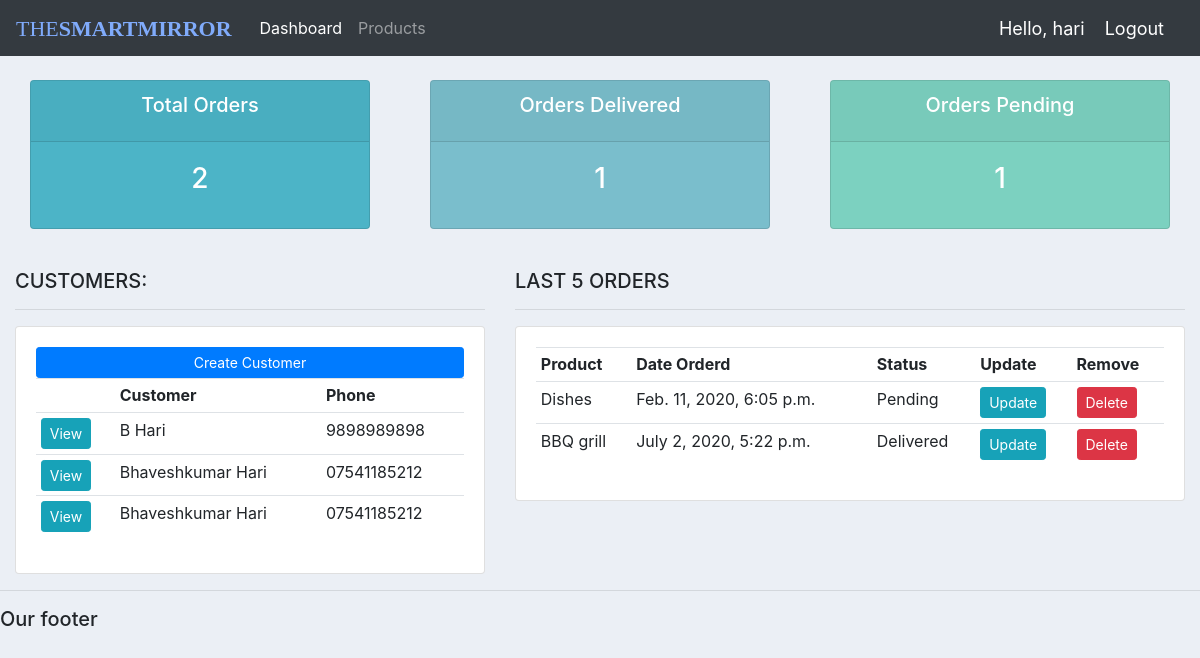
Page / (signed in) on the earlier database version.
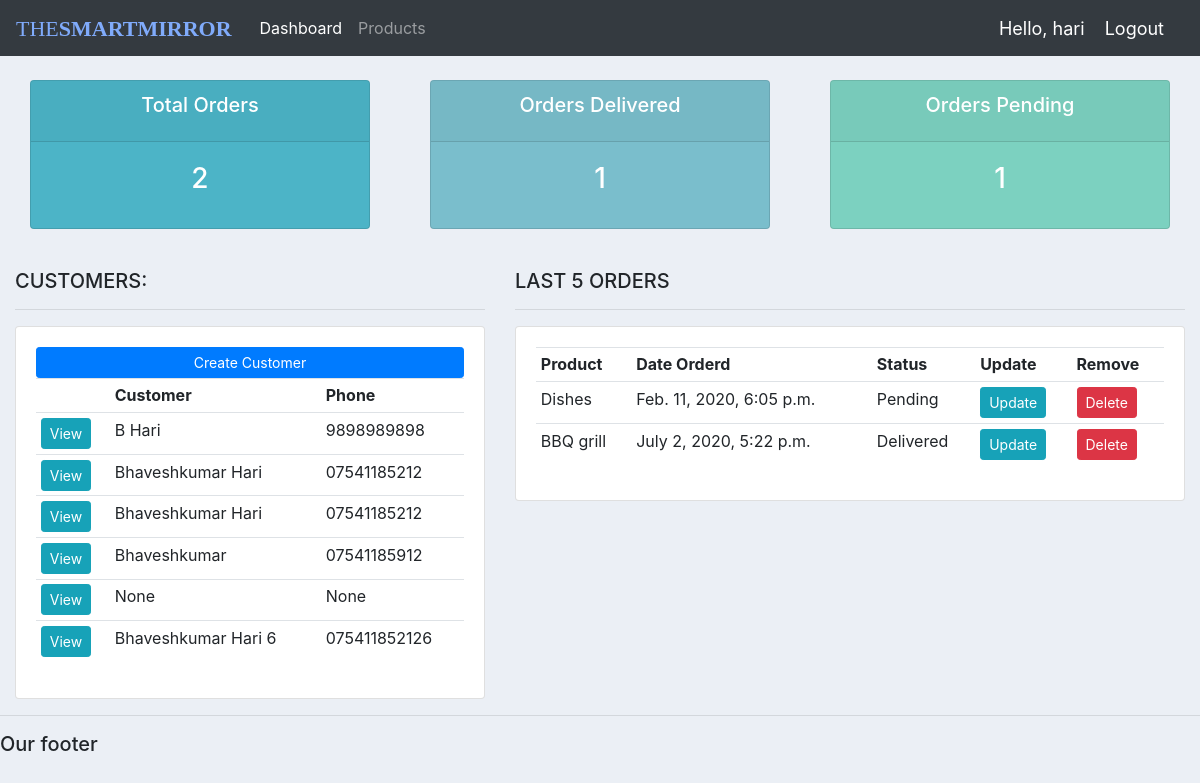
Same page on the later database version.
### accounts/models.py (models this page shows, shortened)
class Customer(models.Model):
    user = models.OneToOneField(User, null=True, blank=True, on_delete=models.CASCADE)
    name = models.CharField(max_length=200, null=True)
    phone = models.CharField(max_length=200, null=True)
    email = models.CharField(max_length=200, null=True)
    profile_pic = models.ImageField(default="profile_pic.png", null=True, blank=True)
    date_created = models.DateTimeField(auto_now_add=True, null=True)

class Order(models.Model):
    STATUS = (
        ('Pending', 'Pending'),
        ('Out for delivery', 'Out for delivery'),
        ('Delivered', 'Delivered')
    )
    customer = models.ForeignKey(Customer, null=True, on_delete = models.SET_NULL)
    product = models.ForeignKey(Product, null=True, on_delete = models.SET_NULL)
    date_created = models.DateTimeField(auto_now_add=True, null=True)
    status = models.CharField(max_length=200, null=True, choices=STATUS)
    note = models.CharField(max_length=1000, null=True)

class Product(models.Model):
    CATEGORY = (
        ('Indoor', 'Indoor'),
        ('Out Door', 'Out Door'),
    )
    name = models.CharField(max_length=200, null=True)
    price = models.FloatField(null=True)
    category = models.CharField(max_length=200, null=True, choices=CATEGORY)
    description = models.CharField(max_length=200, null=True, blank=True)
    date_created = models.DateTimeField(auto_now_add=True, null=True)
    tags = models.ManyToManyField(Tag)
    def __str__(self):
        return self.name

### accounts/decorators.py (the view)
    def wrapper_function(request, *args, **kwargs):
        group = None
        if request.user.groups.exists():
            group = request.user.groups.all()[0].name
        if group == 'customer':
            return redirect('user-page')
        if group == 'admin':
            return view_func(request, *args, **kwargs)

### accounts/views.py (called while the page is built)
@login_required(login_url='login')
@admin_only
def home(request):
    orders = Order.objects.all() # Get all the orders
    customers = Customer.objects.all() # Get all the customers
    total_customers = customers.count()
    total_orders = orders.count()
    delivered = orders.filter(status='Delivered').count()
    pending = orders.filter(status='Pending').count()
    context = {'orders':orders, 'customers':customers,
    'total_orders':total_orders, 'delivered':delivered,
    'pending':pending}
    return render(request, 'accounts/dashboard.html', context)

### accounts/templates/accounts/dashboard.html
{%  extends 'accounts/main.html' %}
{% block content %}
{%  include 'accounts/status.html' %}
<br>
<div class="row">
	<div class="col-md-5">
		<h5>CUSTOMERS:</h5>
		<hr>
		<div class="card card-body">
			<a class="btn btn-primary  btn-sm btn-block" href="">Create Customer</a>
			<table class="table table-sm">
				<tr>
					<th></th>
					<th>Customer</th>
					<th>Phone</th>
				</tr>
				{% for customer in customers %}
					<tr>
						<td><a class="btn btn-sm btn-info" href="{% url 'customer' customer.id %}">View</a></td>
						<td>{{ customer.name }}</td>
						<td>{{ customer.phone }}</td>
					</tr>
				{% endfor %}
			</table>
		</div>
	</div>
	<div class="col-md-7">
		<h5>LAST 5 ORDERS</h5>
		<hr>
		<div class="card card-body">
			<table class="table table-sm">
				<tr>
					<th>Product</th>
					<th>Date Orderd</th>
					<th>Status</th>
					<th>Update</th>
					<th>Remove</th>
				</tr>
				{% for order in orders %}
					<tr>
						<td>{{ order.product }}</td>
						<td>{{ order.date_created }}</td>
						<td>{{ order.status }}</td>
						<td><a class="btn btn-sm btn-info" href="{% url 'update_order' order.id %}">Update</a></td>
						<td><a class="btn btn-sm btn-danger" href="{% url 'delete_order' order.id %}">Delete</a></td>
					</tr>
				{% endfor %}
			</table>
		</div>
	</div>
</div>
{% endblock %}

Differences in the rows shown:
added Customer: name "Bhaveshkumar", phone "07541185912"
added Customer: name "None", phone "None"
added Customer: name "Bhaveshkumar Hari 6", phone "075411852126"
